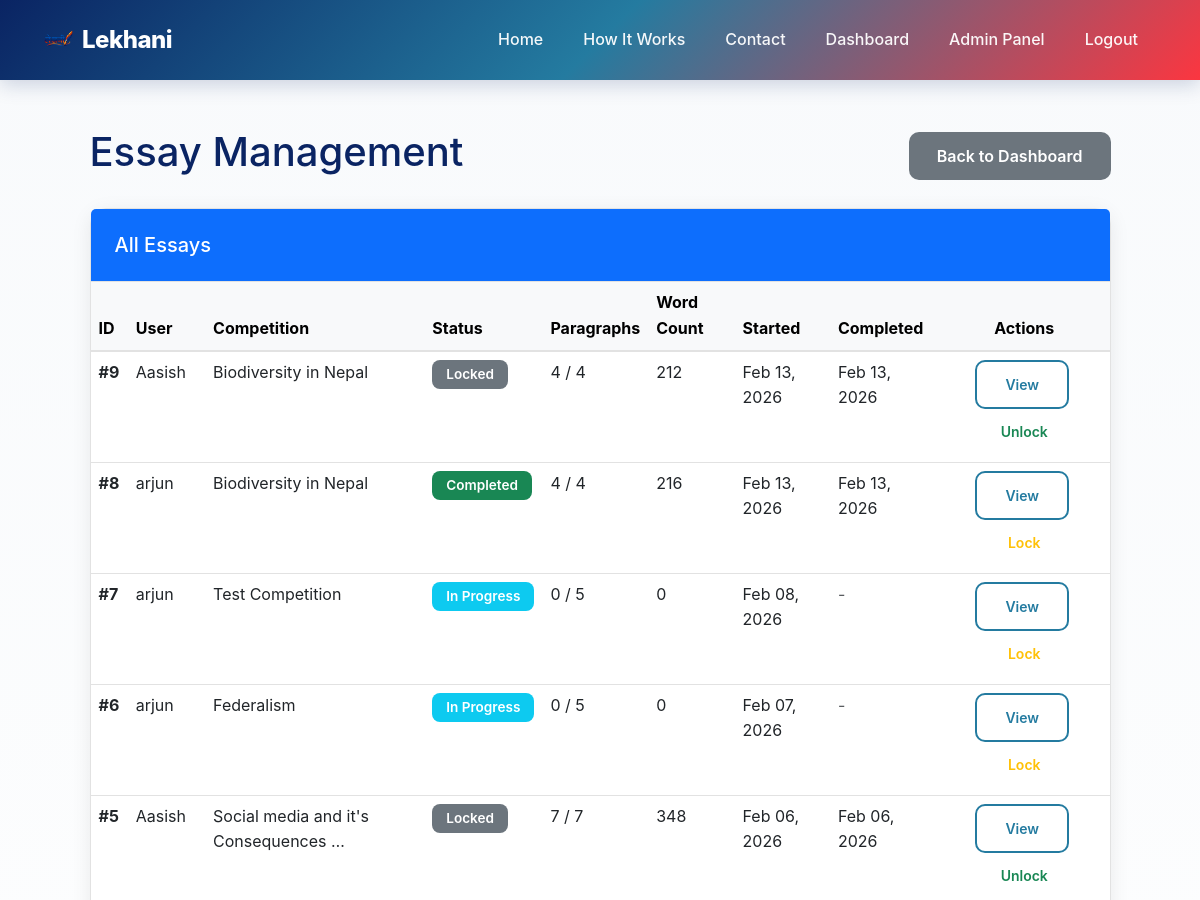
/admin-panel/essays/ (signed in, upper part), run on an earlier commit of the app's database.
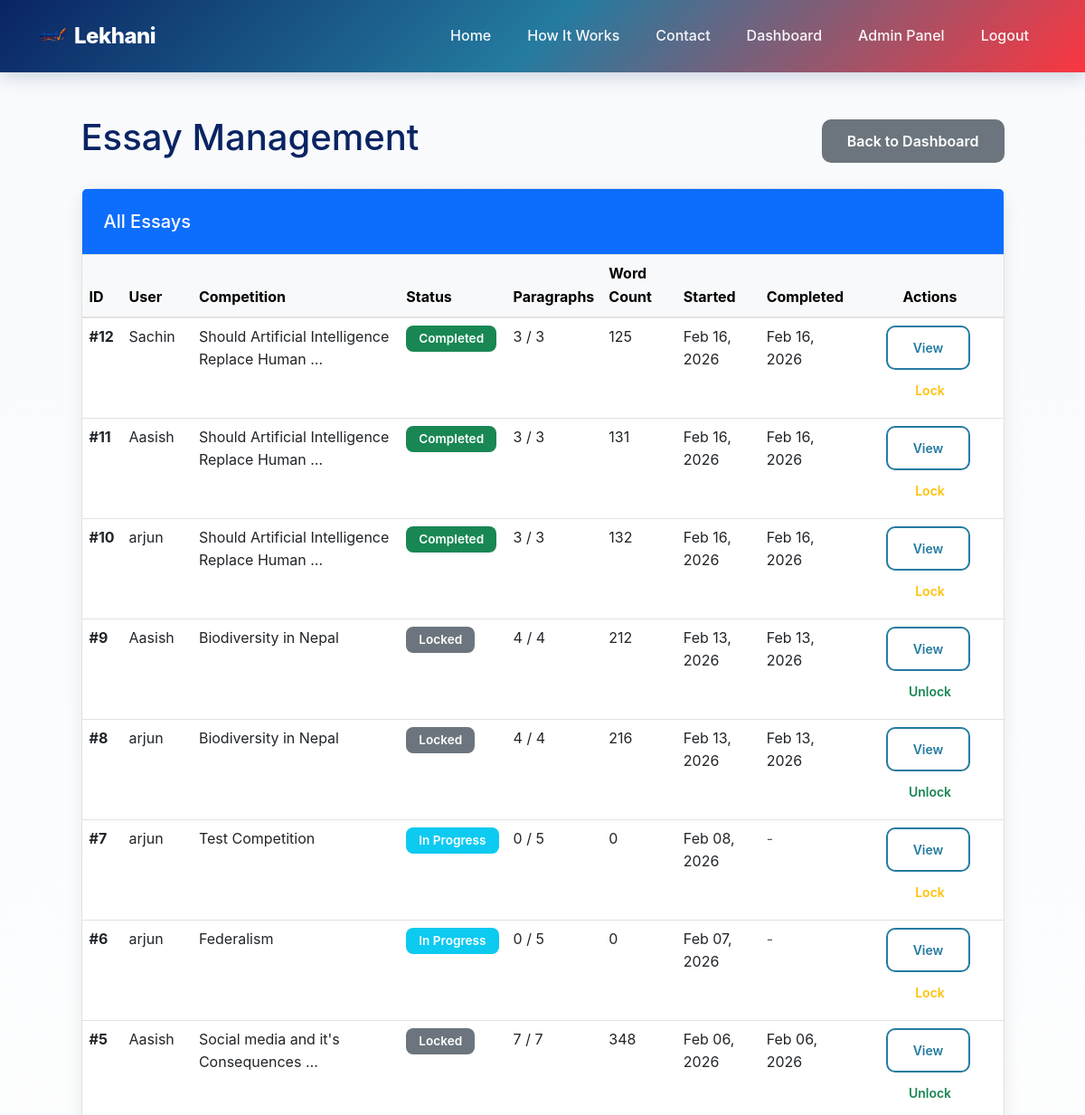
And on a later commit of the database.
### competition/models.py (models this page shows, shortened)
class Essay(models.Model):
    STATUS_CHOICES = [
        ('in_progress', 'In Progress'),
        ('completed', 'Completed'),
        ('locked', 'Locked'),
    ]
    user = models.ForeignKey(User, on_delete=models.CASCADE, related_name='essays')
    competition = models.ForeignKey(Competition, on_delete=models.CASCADE, related_name='essays')
    status = models.CharField(max_length=15, choices=STATUS_CHOICES, default='in_progress')
    started_at = models.DateTimeField(auto_now_add=True)
    completed_at = models.DateTimeField(null=True, blank=True)
    word_count = models.PositiveIntegerField(default=0)
    grammar_errors = models.PositiveIntegerField(default=0)
    spelling_errors = models.PositiveIntegerField(default=0)
    grammar_score = models.PositiveIntegerField(default=100)
    final_score = models.FloatField(default=0)   # ⭐ NEW FIELD
    def current_paragraph_count(self):
        return self.paragraphs.count()
    class Meta:
        ordering = ['-started_at']
        unique_together = ['user', 'competition']
        verbose_name = 'Essay'
        verbose_name_plural = 'Essays'

class Competition(models.Model):
    title = models.CharField(max_length=200)
    description = models.TextField()
    start_date = models.DateTimeField()
    end_date = models.DateTimeField()
    max_paragraphs = models.PositiveIntegerField()
    created_at = models.DateTimeField(auto_now_add=True)
    updated_at = models.DateTimeField(auto_now=True)
    class Meta:
        ordering = ['-start_date']
        verbose_name = 'Competition'
        verbose_name_plural = 'Competitions'

### competition/views.py (the view, shortened to what this page needs)
# urls.py: path('admin-panel/essays/', views.admin_essays, name='admin_essays'),
@login_required
@admin_required
def admin_essays(request):
    essays = Essay.objects.select_related('user', 'competition').all().order_by('-started_at')
    context = {
        'essays': essays,
    }
    return render(request, 'admin_essays.html', context)

### competition/templates/admin_essays.html (shortened to what the changed rows need)
{% extends 'base.html' %}
{% block content %}
<div class="container my-5">
    <div class="row">
        <div class="col-lg-11 mx-auto">
            <div class="d-flex justify-content-between align-items-center mb-4">
                <h1>Essay Management</h1>
            </div>
            <div class="card">
                <div class="card-body p-0">
                    {% if essays %}
                    <div class="table-responsive">
                        <table class="table table-hover mb-0">
                            <thead class="table-light">
                                <tr>
                                    <th>ID</th>
                                    <th>User</th>
                                    <th>Competition</th>
                                    <th>Status</th>
                                    <th>Paragraphs</th>
                                    <th>Word Count</th>
                                    <th>Started</th>
                                    <th>Completed</th>
                                    <th class="text-center">Actions</th>
                                </tr>
                            </thead>
                            <tbody>
                                {% for essay in essays %}
                                <tr>
                                    <td><strong>#{{ essay.id }}</strong></td>
                                    <td>{{ essay.user.username }}</td>
                                    <td>{{ essay.competition.title|truncatewords:5 }}</td>
                                    <td>
                                        {% if essay.status == 'in_progress' %}
                                        <span class="badge bg-info">In Progress</span>
                                        {% elif essay.status == 'completed' %}
                                        <span class="badge bg-success">Completed</span>
                                        {% elif essay.status == 'locked' %}
                                        <span class="badge bg-secondary">Locked</span>
                                        {% endif %}
                                    </td>
                                    <td>{{ essay.current_paragraph_count }} / {{ essay.competition.max_paragraphs }}
                                    </td>
                                    <td>{{ essay.word_count }}</td>
                                    <td>{{ essay.started_at|date:"M d, Y" }}</td>
                                    <td>
                                        {% if essay.completed_at %}
                                        {{ essay.completed_at|date:"M d, Y" }}
                                        {% else %}
                                        <span class="text-muted">-</span>
                                        {% endif %}
                                    </td>
                                    <td class="text-center">
                                        <a href="{% url 'essay_view' essay.id %}"
                                            class="btn btn-sm btn-outline-primary me-1">View</a>
                                        {% if essay.status != 'locked' %}
                                        <form method="post" action="{% url 'admin_essays' %}"
                                            style="display: inline-block;">
                                            <button type="submit" class="btn btn-sm btn-outline-warning"
                                                onclick="return confirm('Are you sure you want to lock this essay?')">Lock</button>
                                        </form>
                                        {% else %}
                                        <form method="post" action="{% url 'admin_essays' %}"
                                            style="display: inline-block;">
                                            <button type="submit" class="btn btn-sm btn-outline-success"
                                                onclick="return confirm('Are you sure you want to unlock this essay?')">Unlock</button>
                                        </form>
                                        {% endif %}
                                    </td>
                                </tr>
                                {% endfor %}
                            </tbody>
                        </table>
                    </div>
                    {% else %}
                    <div class="text-center py-5">
                        <p class="text-muted mb-0">No essays found.</p>
                    </div>
                    {% endif %}
                </div>
            </div>
        </div>
    </div>
</div>
{% endblock %}

What changed in the data, as far as the page shows it:
added Essay: id "12", user.username "Sachin", competition "Should Artificial Intelligence Replace Human …", status "Completed", current_paragraph_count "3", competition.max_paragraphs "3", word_count "125", started_at "Feb 16, 2026", completed_at "Feb 16, 2026"
added Essay: id "11", user.username "Aasish", competition "Should Artificial Intelligence Replace Human …", status "Completed", current_paragraph_count "3", competition.max_paragraphs "3", word_count "131", started_at "Feb 16, 2026", completed_at "Feb 16, 2026"
added Essay: id "10", user.username "arjun", competition "Should Artificial Intelligence Replace Human …", status "Completed", current_paragraph_count "3", competition.max_paragraphs "3", word_count "132", started_at "Feb 16, 2026", completed_at "Feb 16, 2026"
changed Essay id 8: status "Completed Lock" → "Locked Unlock"
